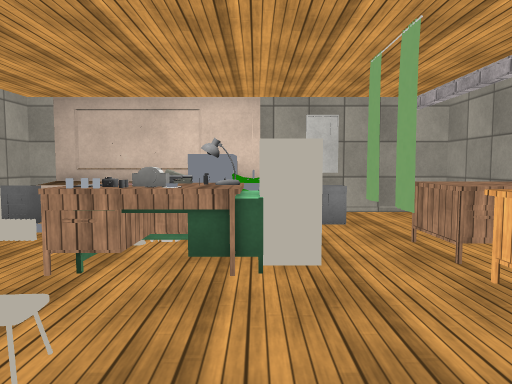
view 1 (above)

12 first-person views from a walk through a Unity game level. The camera is 1.3 m above the floor, tilts 4° down and sees 70° across. The floor is counted in squares, 1 m on a side. Each view is taken from the middle of a square. On the plan, view 1 faces up. The plan holds only what a view shows up to about 15 squares ahead; the rest is blank. The place goes on beyond the plan. The player is left out. Some animated figures are not drawn. Some surface patterns are stand-ins.

view 2
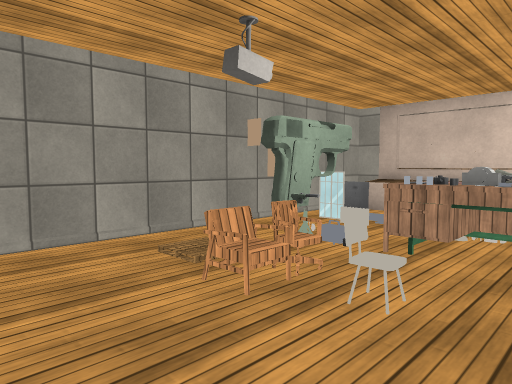

view 3
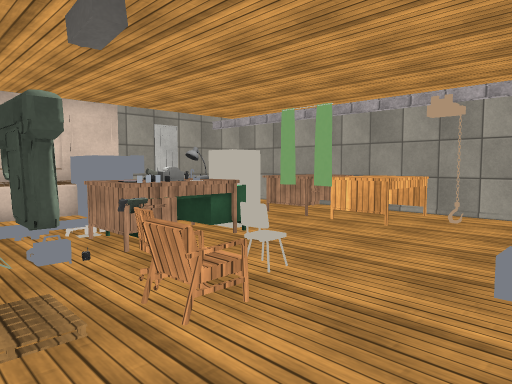

view 4
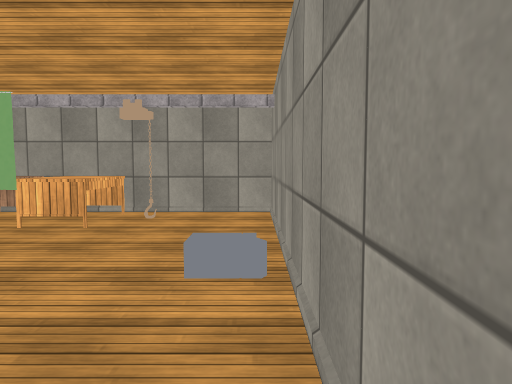

view 5
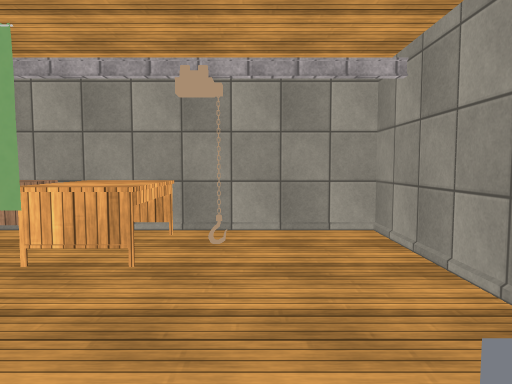

view 6
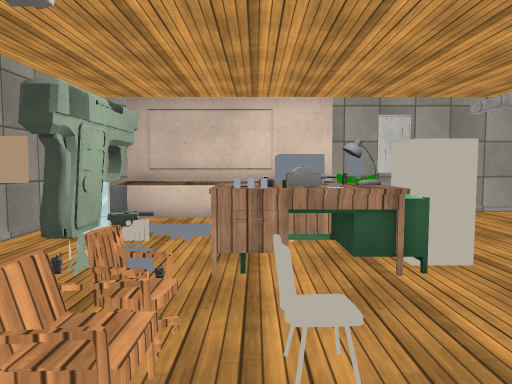

view 7
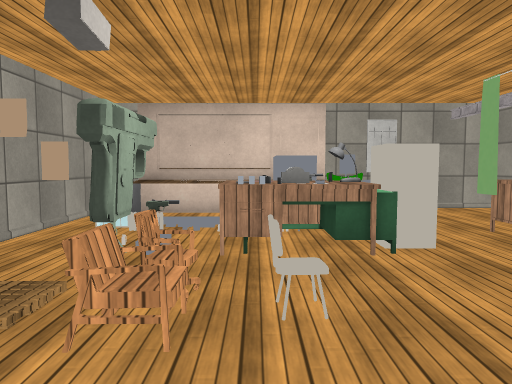

view 8
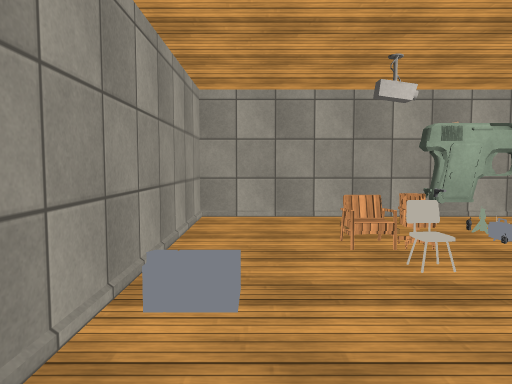

view 9
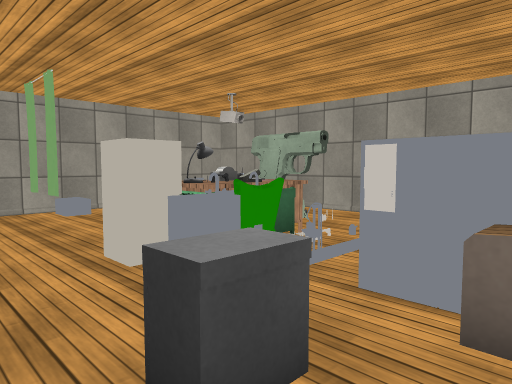

view 10
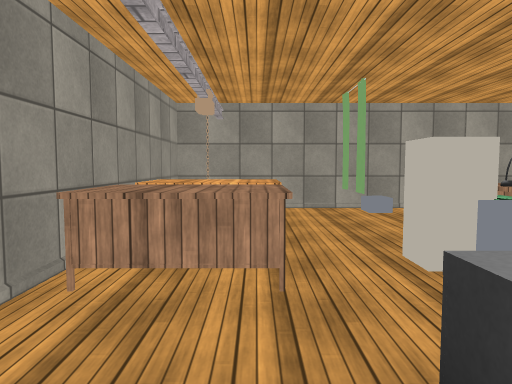

view 11
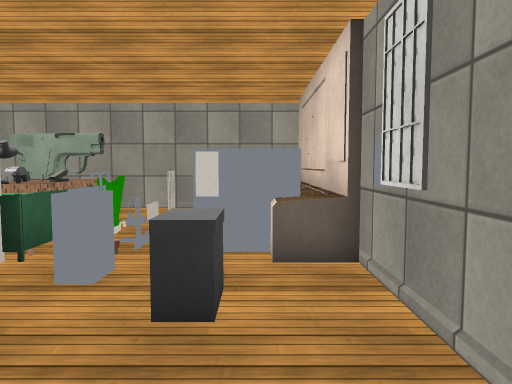

view 12
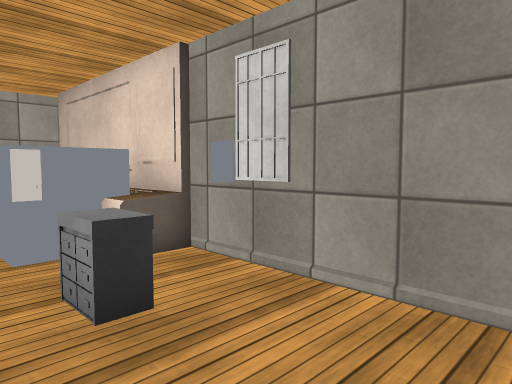

### Floor plan
Key: @ floor where view 1 was taken; # wall or solid block; . floor; = window, fence, low wall or low ledge; ^ raised ledge; E desk; F fridge; C curtain; H chair; O other object.
Columns run from 7 left of view 1 to 6 right of it. Each row starts with its distance up from view 1.
 11 ##     #######
 10 ##^^^^####...#
  9 ##^^^^O#OO...#
  8 #OO...O.OO...#
  7 #.=...OOO....#
  6 #....EE#..EEE#
  5 #..O.EEFF.EEE#
  4 #..O.EEEC.EEE#
  3 #..OO.....EEE#
  2 #...HO.......#
  1 #............#
  0 #......@.....#
 -1 #............#
 -2 ##############

Positions as (right, up) in squares from view 1, and headings:
1: (0, 0), facing up
2: (0, -1), facing up-left
3: (-5, -1), facing up-right
4: (-5, -1), facing right
5: (-2, 1), facing right
6: (-2, 0), facing up
7: (-2, -1), facing up
8: (3, 0), facing left
9: (3, 10), facing down-left
10: (3, 10), facing down
11: (5, 9), facing left
12: (5, 7), facing up-left
